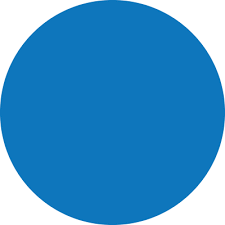
%> input picture Code in progress/slike/full_circle.png, 225 x 225 px
$ octave Smoothing_model.m   (GNU Octave 9; MATLAB toolbox functions it lacks are replaced by stand-ins)
%> lines starting %> are read from the running program, lines starting %| are printed output that depends on the picture; in (x1, y1, x2, y2) boxes, pixels count from 0 and x2, y2 are one past the last pixel; in counts of white or black regions, pixels touching at a corner belong together; the program's own positions count from 1

# --- slike ---

im_1 = [0.1 0.1 0.1 0.1 0.1 0.1 0.1 0.1 0.1 0.1;
0.1 0.1 0.1 0.1 0.1 0.1 0.1 0.1 0.1 0.1;
0.1 0.1 0.1 0.1 0.1 0.1 0.1 0.1 0.1 0.1;
0.1 0.1 0.1 0.1 0.6 0.6 0.6 0.6 0.6 0.6;
0.1 0.1 0.1 0.1 0.6 0.6 0.6 0.6 0.6 0.6;
0.1 0.1 0.1 0.1 0.6 0.6 0.6 0.6 0.6 0.6;
0.1 0.6 0.6 0.6 0.6 0.6 0.6 0.6 0.1 0.1;
0.6 0.6 0.6 0.6 0.6 0.6 0.6 0.6 0.1 0.1;
0.6 0.6 0.6 0.6 0.6 0.6 0.1 0.1 0.1 0.1;
0.6 0.6 0.6 0.6 0.6 0.1 0.1 0.1 0.1 0.1] + 0.1;
#im_1 = im_1(6:10, 4:7);

im_3 = imread('slike/full_circle.png');
%> im_3: size 225x225 uint8; min 0, max 34, mean 0.5
im_3 = double(im_3);
%> im_3: size 225x225 double
im_3 = im2bw(im_3, 0.99);
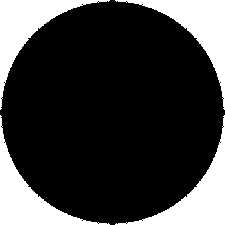
%> im_3: size 225x225 logical; 23.3% white; 4 white regions, box (x1, y1, x2, y2) and area: (0, 0, 110, 110) 2948, (115, 0, 225, 110) 2948, (0, 115, 110, 225) 2948, (115, 115, 225, 225) 2948
#im_3 = im_3(1:120, 1.:120);

im_4 = imread('slike/zebra.png');
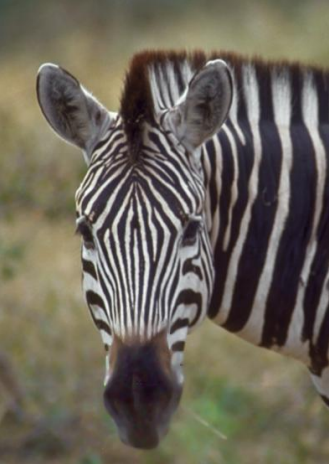
%> input picture Code in progress/slike/zebra.png, 329 x 464 px
%> im_4 is the input picture: size 464x329x3 uint8; mean R, G, B 107.7, 101.6, 89.4
#im_4 = im_4(200:300, 200:300); 3 5 sec
im_4 = im_4(1:464, 1:329); # 10 sec
%> im_4: size 464x329 uint8

im_5 = imread('slike/Rachel.png');
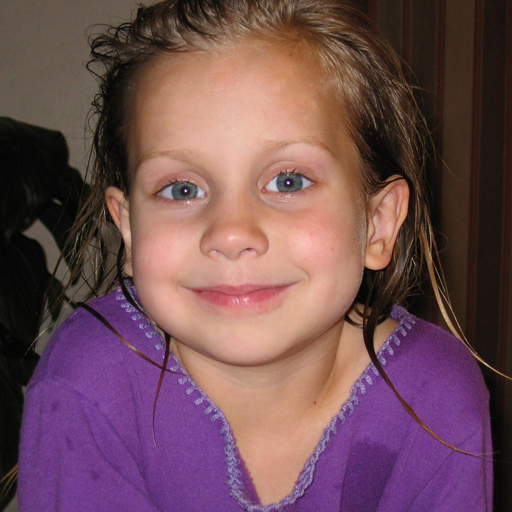
%> input picture Code in progress/slike/Rachel.png, 512 x 512 px
%> im_5 is the input picture: size 512x512x3 uint8; mean R, G, B 112.8, 78.2, 84.9
im_5 = im_5(1:512, 1:512);
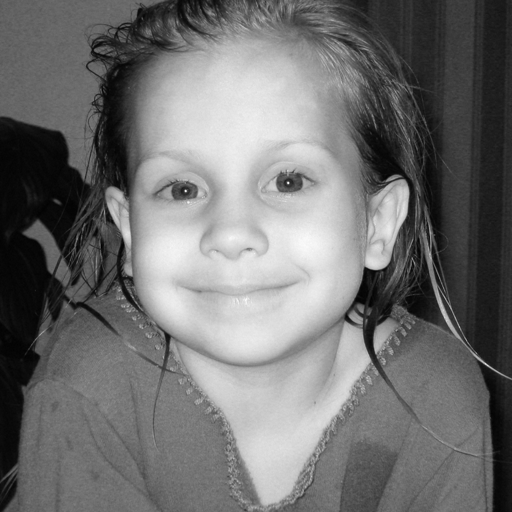
%> im_5: size 512x512 uint8; min 0, max 251, mean 112.8

im_org = im_1;

if max(max(im_org)) > 200
  mini = 0;
  maxi = 255;
else
  mini = 0;
  maxi = 1;
endif


# --- init 1 ---

magfactorx = 2;
magfactory = 2;

im_org = double(im_org);
[im_hight, im_width, _] = size(im_org);

magimageheight = floor(im_hight*magfactory);
magimagewidth = floor(im_width*magfactorx);
im_mag = imresize(im_org, [magimageheight, magimagewidth], "bilinear");
im_bicubic = double(im_mag);

# -------- metoda ----------
# ---- SMOOTHTING MODEL ----
# --------------------------

tic;
[height, width, _] = size(im_mag);


# Colors to gray

if ndims(im_mag) == 3
  im_mag = rgb2gray(im_mag);
  disp('Job done: piksel to gray');
end

# Robove nastavimo na 1, ker jih algoritem ne pokrije
windowx = floor((magfactorx + 1)/2);
windowy = floor((magfactory + 1)/2);
mask = ones(height, width);
mask(windowy + 1 : height - windowy, windowx + 1 : width - windowx) = 0;

correction = zeros(height, width);
ranges = zeros(height, width);

mask_sum = 0;
convergence = 0;
round = 1;

while range(range(mask)) > 0 # convergence < 5

  convergence += 1;
  fprintf('Round: %i \n', convergence);

  # Stopping condition (treshold)

  #if mask_sum == sum(sum(mask))
  #  mask_convergence += 1;
  #endif
  #mask_sum = sum(sum(mask));

  # Izračun odvodov

  [Fx,Fy] = gradient(im_mag);
  [Fxy, Fyy] = gradient(Fy);
  Fxx = gradient(Fx);

  # ------------------------------
  # ------- SMOOTHING ------------
  # --- correction calculation ---
  # ------------------------------

  for i = 1 : width
    for j = 1 : height

      #if mask(j, i) < 1

          #odvodi
          dx = Fx(j, i);
          dy = Fy(j, i);
          dxx = Fxx(j, i);
          dxy = Fxy(j, i);
          dyy = Fyy(j, i);


          # Izračun popravka

          imenovalec = dx*dx*dyy - 2*dx*dy*dxy + dy*dy*dxx;
          stevec = dx*dx + dy*dy;

          correction(j, i) = 0;
          if stevec != 0;
            correction(j, i) = imenovalec/stevec;
          endif

          im_mag(j, i) = im_mag(j, i) + correction(j ,i);

      # endif
    endfor
  endfor

  timeElapsed = toc;
  disp(timeElapsed);

  # --- stopping criterium ----
  # ---- INFLECTION MASK ------
  # ---------------------------

  # Okno mora biti večje od jaggies, da ujamemo inflection point

  curvature_k = sign(correction);

  for i = windowx + 1 : width - windowx
    for j = windowy + 1 : height - windowx

      if mask(j, i) < 1

        c = curvature_k(j - windowy: j + windowy, i - windowx: i + windowx);
        [min_c, max_c] = bounds(c);
        min_c = min(min_c);
        max_c = max(max_c);
        ranges(j, i) = abs(min_c - max_c); # Testing variable

        # Test konkavnosti/ konveksnosti na podlagi predznakov

        if abs(min_c - max_c) > 1

          # Popravimo vrednost piksla in prekinemo stop pogoj za while zanko
          # im_mag(j, i) = im_mag(j, i) + correction(j ,i);
          mask(j, i) = 0;

        else

          # Sosešččina je konveksna, zato onemogočimo nadaljno glajenje tega piksla
          mask(j, i) = 1;

        endif

      endif
    endfor
  endfor

  timeElapsed = toc;
  disp(timeElapsed);

end

# cor = round(correction*10);
im_smooth = im_mag;

figure;
subplot(1, 2, 1);
imshow(im_bicubic, [mini, maxi]);
subplot(1, 2, 2);
imshow(im_smooth, [mini, maxi]);
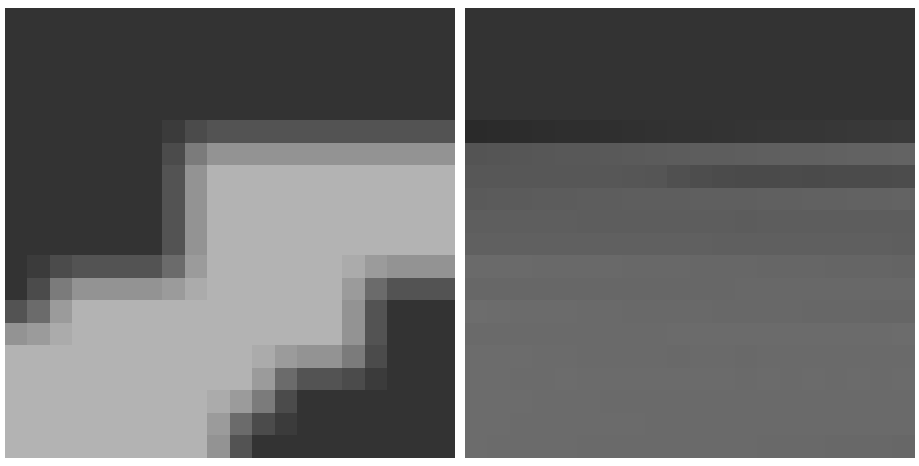
%> figure redrawn from the program's plot data, 2 panels

figure;
subplot(1, 2, 1);
imshow(curvature_k, []);
subplot(1, 2, 2);
imshow(correction, []);
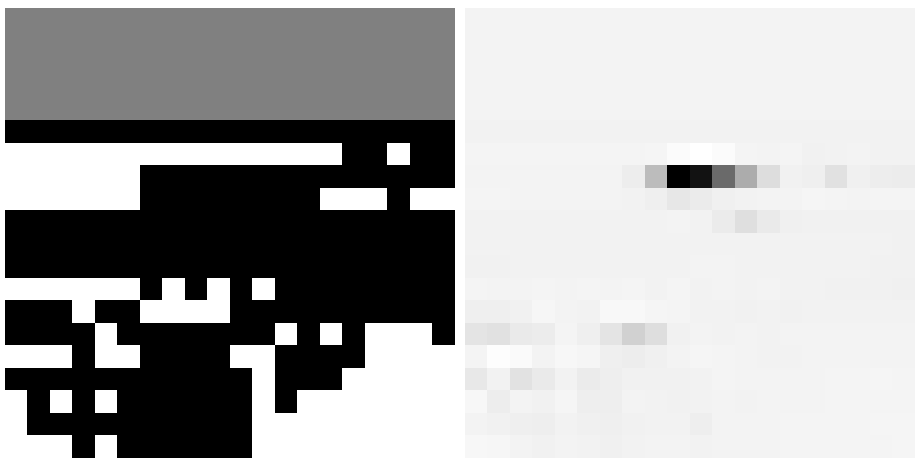
%> figure redrawn from the program's plot data, 2 panels

figure;
subplot(1, 2, 1);
imshow(mask, []);
subplot(1, 2, 2);
imshow(ranges, []);
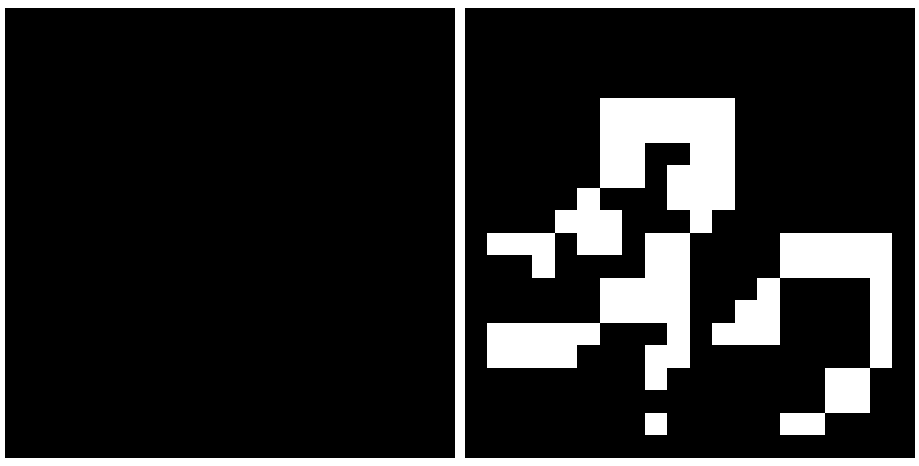
%> figure redrawn from the program's plot data, 2 panels

timeElapsed = toc;
disp("Time total:");
disp(timeElapsed);
